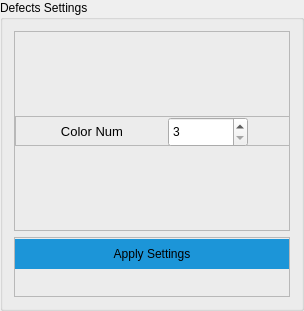
                                    <widget class="QGroupBox" name="groupBox_5">
                                     <property name="maximumSize">
                                      <size>
                                       <width>300</width>
                                       <height>16777215</height>
                                      </size>
                                     </property>
                                     <property name="title">
                                      <string>Defects Settings</string>
                                     </property>
                                     <layout class="QVBoxLayout" name="verticalLayout_78">
                                      <item>
                                       <widget class="QFrame" name="frame_94">
                                        <property name="minimumSize">
                                         <size>
                                          <width>276</width>
                                          <height>200</height>
                                         </size>
                                        </property>
                                        <property name="maximumSize">
                                         <size>
                                          <width>230</width>
                                          <height>200</height>
                                         </size>
                                        </property>
                                        <property name="frameShape">
                                         <enum>QFrame::StyledPanel</enum>
                                        </property>
                                        <property name="frameShadow">
                                         <enum>QFrame::Raised</enum>
                                        </property>
                                        <layout class="QVBoxLayout" name="verticalLayout_74">
                                         <property name="spacing">
                                          <number>10</number>
                                         </property>
                                         <property name="leftMargin">
                                          <number>0</number>
                                         </property>
                                         <property name="topMargin">
                                          <number>0</number>
                                         </property>
                                         <property name="rightMargin">
                                          <number>0</number>
                                         </property>
                                         <property name="bottomMargin">
                                          <number>0</number>
                                         </property>
                                         <item>
                                          <widget class="QFrame" name="frame_95">
                                           <property name="minimumSize">
                                            <size>
                                             <width>276</width>
                                             <height>30</height>
                                            </size>
                                           </property>
                                           <property name="maximumSize">
                                            <size>
                                             <width>220</width>
                                             <height>30</height>
                                            </size>
                                           </property>
                                           <property name="frameShape">
                                            <enum>QFrame::StyledPanel</enum>
                                           </property>
                                           <property name="frameShadow">
                                            <enum>QFrame::Raised</enum>
                                           </property>
                                           <layout class="QHBoxLayout" name="horizontalLayout_69">
                                            <property name="spacing">
                                             <number>0</number>
                                            </property>
                                            <property name="leftMargin">
                                             <number>0</number>
                                            </property>
                                            <property name="topMargin">
                                             <number>0</number>
                                            </property>
                                            <property name="rightMargin">
                                             <number>0</number>
                                            </property>
                                            <property name="bottomMargin">
                                             <number>0</number>
                                            </property>
                                            <item>
                                             <widget class="QLabel" name="label_99">
                                              <property name="minimumSize">
                                               <size>
                                                <width>70</width>
                                                <height>0</height>
                                               </size>
                                              </property>
                                              <property name="maximumSize">
                                               <size>
                                                <width>70</width>
                                                <height>16777215</height>
                                               </size>
                                              </property>
                                              <property name="font">
                                               <font>
                                                <pointsize>10</pointsize>
                                               </font>
                                              </property>
                                              <property name="layoutDirection">
                                               <enum>Qt::LeftToRight</enum>
                                              </property>
                                              <property name="text">
                                               <string>Color Num</string>
                                              </property>
                                              <property name="alignment">
                                               <set>Qt::AlignCenter</set>
                                              </property>
                                             </widget>
                                            </item>
                                            <item>
                                             <widget class="QSpinBox" name="defect_colors_number_spin">
                                              <property name="minimumSize">
                                               <size>
                                                <width>80</width>
                                                <height>30</height>
                                               </size>
                                              </property>
                                              <property name="maximumSize">
                                               <size>
                                                <width>80</width>
                                                <height>16777215</height>
                                               </size>
                                              </property>
                                              <property name="minimum">
                                               <number>3</number>
                                              </property>
                                              <property name="maximum">
                                               <number>99</number>
                                              </property>
                                              <property name="singleStep">
                                               <number>3</number>
                                              </property>
                                             </widget>
                                            </item>
                                           </layout>
                                          </widget>
                                         </item>
                                        </layout>
                                       </widget>
                                      </item>
                                      <item>
                                       <widget class="QFrame" name="frame_98">
                                        <property name="minimumSize">
                                         <size>
                                          <width>0</width>
                                          <height>60</height>
                                         </size>
                                        </property>
                                        <property name="maximumSize">
                                         <size>
                                          <width>500</width>
                                          <height>60</height>
                                         </size>
                                        </property>
                                        <property name="frameShape">
                                         <enum>QFrame::StyledPanel</enum>
                                        </property>
                                        <property name="frameShadow">
                                         <enum>QFrame::Raised</enum>
                                        </property>
                                        <layout class="QVBoxLayout" name="verticalLayout_77">
                                         <property name="spacing">
                                          <number>10</number>
                                         </property>
                                         <property name="leftMargin">
                                          <number>0</number>
                                         </property>
                                         <property name="topMargin">
                                          <number>0</number>
                                         </property>
                                         <property name="rightMargin">
                                          <number>0</number>
                                         </property>
                                         <property name="bottomMargin">
                                          <number>0</number>
                                         </property>
                                         <item>
                                          <widget class="QPushButton" name="setting_defects_apply_btn">
                                           <property name="minimumSize">
                                            <size>
                                             <width>0</width>
                                             <height>30</height>
                                            </size>
                                           </property>
                                           <property name="maximumSize">
                                            <size>
                                             <width>500</width>
                                             <height>25</height>
                                            </size>
                                           </property>
                                           <property name="cursor">
                                            <cursorShape>PointingHandCursor</cursorShape>
                                           </property>
                                           <property name="styleSheet">
                                            <string notr="true">QPushButton{
background: #1C95D8;
border: Transparent;
}

QPushButton:disabled {
    background-color: #8D8D8D;
}

QPushButton:pressed {
	background-color: rgb(0, 0, 0);
}</string>
                                           </property>
                                           <property name="text">
                                            <string>Apply Settings</string>
                                           </property>
                                          </widget>
                                         </item>
                                         <item>
                                          <widget class="QLabel" name="setting_defect_message_label">
                                           <property name="minimumSize">
                                            <size>
                                             <width>0</width>
                                             <height>20</height>
                                            </size>
                                           </property>
                                           <property name="maximumSize">
                                            <size>
                                             <width>500</width>
                                             <height>20</height>
                                            </size>
                                           </property>
                                           <property name="font">
                                            <font>
                                             <pointsize>10</pointsize>
                                            </font>
                                           </property>
                                           <property name="text">
                                            <string/>
                                           </property>
                                           <property name="alignment">
                                            <set>Qt::AlignCenter</set>
                                           </property>
                                          </widget>
                                         </item>
                                        </layout>
                                       </widget>
                                      </item>
                                     </layout>
                                    </widget>
